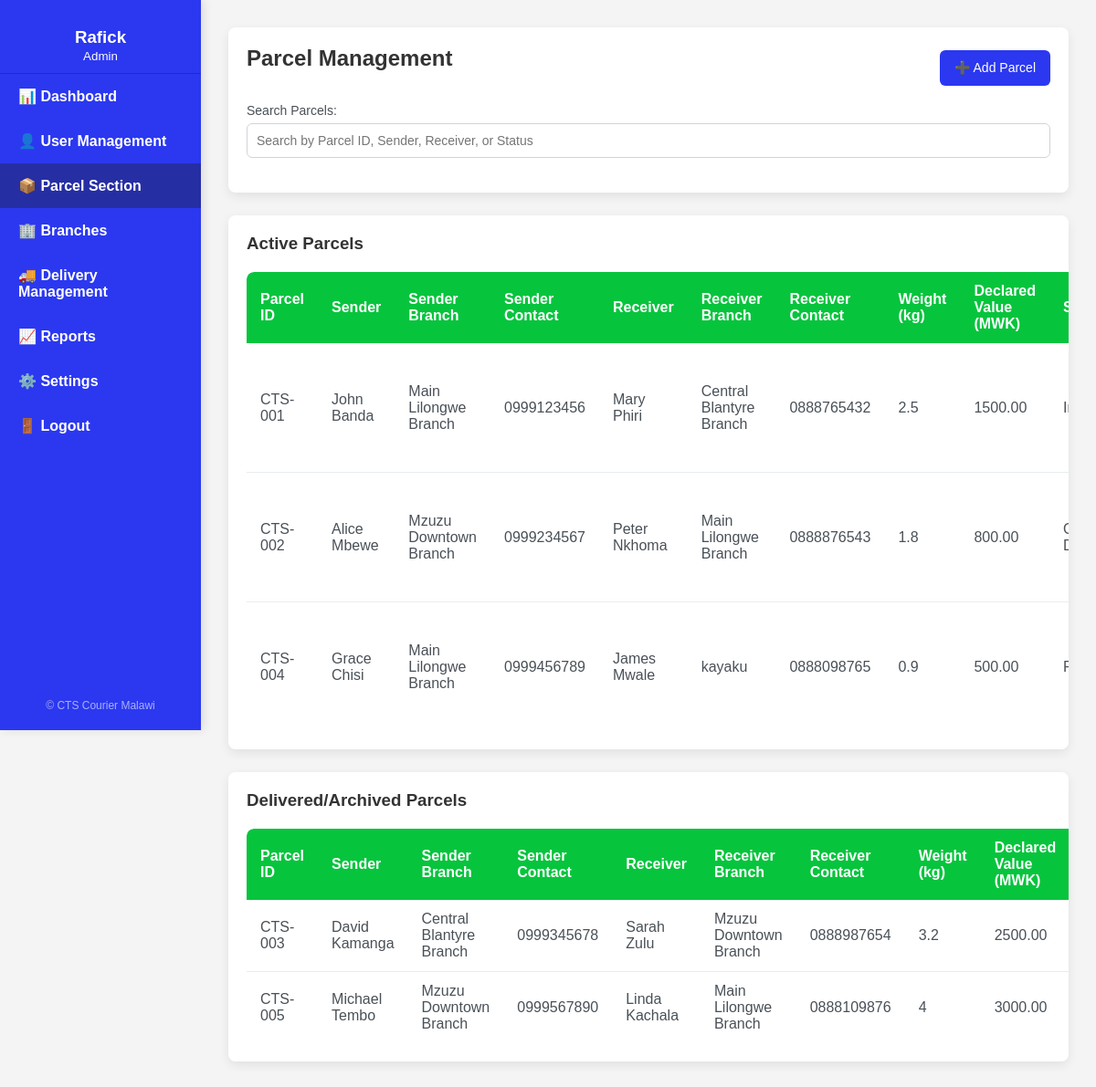
The app's page /view/admin_home.php?section=parcels (signed in) with its own data.
### tables this page shows
CREATE TABLE `parcels` (
  `id` int(11) NOT NULL,
  `parcel_id` varchar(50) NOT NULL,
  `sender_name` varchar(100) NOT NULL,
  `sender_branch_id` int(11) NOT NULL,
  `sender_contact` varchar(15) NOT NULL,
  `receiver_name` varchar(100) NOT NULL,
  `receiver_branch_id` int(11) NOT NULL,
  `receiver_contact` varchar(15) NOT NULL,
  `status` enum('In Transit','Out for Delivery','Delivered','Returned','archived','deleted') NOT NULL DEFAULT 'In Transit',
  `weight` float NOT NULL,
  `declared_value` decimal(10,2) NOT NULL,
  `created_at` timestamp NOT NULL DEFAULT current_timestamp(),
  `updated_at` timestamp NOT NULL DEFAULT current_timestamp() ON UPDATE current_timestamp()
);

CREATE TABLE `branches` (
  `id` int(11) NOT NULL,
  `name` varchar(100) NOT NULL,
  `city` enum('Lilongwe','Blantyre','Mzuzu') NOT NULL,
  `contact_number` varchar(15) NOT NULL,
  `address` text NOT NULL,
  `is_operational` tinyint(1) NOT NULL DEFAULT 1,
  `created_at` timestamp NOT NULL DEFAULT current_timestamp(),
  `updated_at` timestamp NOT NULL DEFAULT current_timestamp() ON UPDATE current_timestamp()
);

### view/sections/parcels.php (the view, shortened to what this page needs)
<div class="card">
    <div class="user-management-header">
        <h2>Parcel Management</h2>
        <button onclick="openAddParcelModal()" class="btn btn-primary">➕ Add Parcel</button>
    </div>
    <div class="form-group" style="margin-top: 15px;">
        <label for="search-parcels">Search Parcels:</label>
        <input type="text" id="search-parcels" class="form-control" placeholder="Search by Parcel ID, Sender, Receiver, or Status">
    </div>
</div>
<div class="card">
    <h3>Active Parcels</h3>
    <table class="user-table">
        <thead>
            <tr>
                <th>Parcel ID</th>
                <th>Sender</th>
                <th>Sender Branch</th>
                <th>Sender Contact</th>
                <th>Receiver</th>
                <th>Receiver Branch</th>
                <th>Receiver Contact</th>
                <th>Weight (kg)</th>
                <th>Declared Value (MWK)</th>
                <th>Status</th>
            </tr>
        </thead>
        <tbody id="active-parcels-body">
            <?php
            include './db/connection.php';
            $parcels = $conn->query("SELECT p.*, sb.name AS sender_branch_name, rb.name AS receiver_branch_name
                                     FROM parcels p
                                     JOIN branches sb ON p.sender_branch_id = sb.id
                                     JOIN branches rb ON p.receiver_branch_id = rb.id
                                     WHERE p.status NOT IN ('delivered', 'archived', 'deleted')");
            while ($row = $parcels->fetch_assoc()) {
                $parcelId = htmlspecialchars($row['parcel_id'], ENT_QUOTES);
                $senderName = htmlspecialchars($row['sender_name'], ENT_QUOTES);
                $senderBranch = htmlspecialchars($row['sender_branch_name'], ENT_QUOTES);
                $senderContact = htmlspecialchars($row['sender_contact'], ENT_QUOTES);
                $receiverName = htmlspecialchars($row['receiver_name'], ENT_QUOTES);
                $receiverBranch = htmlspecialchars($row['receiver_branch_name'], ENT_QUOTES);
                $receiverContact = htmlspecialchars($row['receiver_contact'], ENT_QUOTES);
                $weight = htmlspecialchars($row['weight'], ENT_QUOTES);
                $declaredValue = htmlspecialchars($row['declared_value'], ENT_QUOTES);
                $status = htmlspecialchars($row['status'], ENT_QUOTES);
                $parcelJson = htmlspecialchars(json_encode([
                    'id' => $row['id'],
                    'parcel_id' => $row['parcel_id'],
                    'sender_name' => $row['sender_name'],
                    'sender_branch_id' => $row['sender_branch_id'],
                    'sender_contact' => $row['sender_contact'],
                    'receiver_name' => $row['receiver_name'],
                    'receiver_branch_id' => $row['receiver_branch_id'],
                    'receiver_contact' => $row['receiver_contact'],
                    'weight' => $row['weight'],
                    'declared_value' => $row['declared_value'],
                    'status' => $row['status']
                ]), ENT_QUOTES);
                echo "<tr class='parcel-row' data-parcel-id='{$parcelId}' data-sender-name='{$senderName}' data-receiver-name='{$receiverName}' data-status='{$status}'>
                        <td>{$parcelId}</td>
                        <td>{$senderName}</td>
                        <td>{$senderBranch}</td>
                        <td>{$senderContact}</td>
                        <td>{$receiverName}</td>
                        <td>{$receiverBranch}</td>
                        <td>{$receiverContact}</td>
                        <td>{$weight}</td>
                        <td>{$declaredValue}</td>
                        <td>{$status}</td>
                        <td>
                            <button class='btn btn-warning edit-parcel-btn' data-parcel='{$parcelJson}'>Edit</button>
                            <button class='btn btn-info track-parcel-btn' data-id='{$row['id']}'>Track</button>
                            <button class='btn btn-secondary archive-parcel-btn' data-id='{$row['id']}'>Archive</button>
                        </td>
                      </tr>";
            }
            ?>
        </tbody>
    </table>
</div>
<div class="card">
    <h3>Delivered/Archived Parcels</h3>
    <table class="user-table">
        <thead>
            <tr>
                <th>Parcel ID</th>
                <th>Sender</th>
                <th>Sender Branch</th>
                <th>Sender Contact</th>
                <th>Receiver</th>
                <th>Receiver Branch</th>
                <th>Receiver Contact</th>
                <th>Weight (kg)</th>
                <th>Declared Value (MWK)</th>
            </tr>
        </thead>
        <tbody id="delivered-parcels-body">
            <?php
            include './db/connection.php';
            $parcels = $conn->query("SELECT p.*, sb.name AS sender_branch_name, rb.name AS receiver_branch_name
                                     FROM parcels p
                                     JOIN branches sb ON p.sender_branch_id = sb.id
                                     JOIN branches rb ON p.receiver_branch_id = rb.id
                                     WHERE p.status IN ('delivered', 'archived')");
            while ($row = $parcels->fetch_assoc()) {
                $parcelId = htmlspecialchars($row['parcel_id'], ENT_QUOTES);
                $senderName = htmlspecialchars($row['sender_name'], ENT_QUOTES);
                $senderBranch = htmlspecialchars($row['sender_branch_name'], ENT_QUOTES);
                $senderContact = htmlspecialchars($row['sender_contact'], ENT_QUOTES);
                $receiverName = htmlspecialchars($row['receiver_name'], ENT_QUOTES);
                $receiverBranch = htmlspecialchars($row['receiver_branch_name'], ENT_QUOTES);
                $receiverContact = htmlspecialchars($row['receiver_contact'], ENT_QUOTES);
                $weight = htmlspecialchars($row['weight'], ENT_QUOTES);
                $declaredValue = htmlspecialchars($row['declared_value'], ENT_QUOTES);
                $status = htmlspecialchars($row['status'], ENT_QUOTES);
                echo "<tr class='parcel-row' data-parcel-id='{$parcelId}' data-sender-name='{$senderName}' data-receiver-name='{$receiverName}' data-status='{$status}'>
                        <td>{$parcelId}</td>
                        <td>{$senderName}</td>
                        <td>{$senderBranch}</td>
                        <td>{$senderContact}</td>
                        <td>{$receiverName}</td>
                        <td>{$receiverBranch}</td>
                        <td>{$receiverContact}</td>
                        <td>{$weight}</td>
                        <td>{$declaredValue}</td>
                        <td>{$status}</td>
                        <td>
                            <button class='btn btn-info track-parcel-btn' data-id='{$row['id']}'>Track</button>
                        </td>
                      </tr>";
            }
            ?>
        </tbody>
    </table>
</div>

### view/admin_home.php (style rules this page uses)
* { box-sizing: border-box; }
body { margin: 0; font-family: Arial, sans-serif; background: #f4f4f4; display: flex; }
.card { background: white; box-shadow: 0 3px 10px rgba(0,0,0,0.1); padding: 20px; border-radius: 10px; margin-bottom: 20px; }

### records on screen
parcels: parcel "CTS-001", sender_name "John Banda", sender_branch.name "Main Lilongwe Branch", sender_contact "0999123456", receiver_name "Mary Phiri", receiver_branch.name "Central Blantyre Branch", receiver_contact "0888765432", weight "2.5", declared_value "1500.00"
parcels: parcel "CTS-002", sender_name "Alice Mbewe", sender_branch.name "Mzuzu Downtown Branch", sender_contact "0999234567", receiver_name "Peter Nkhoma", receiver_branch.name "Main Lilongwe Branch", receiver_contact "0888876543", weight "1.8", declared_value "800.00"
parcels: parcel "CTS-004", sender_name "Grace Chisi", sender_branch.name "Main Lilongwe Branch", sender_contact "0999456789", receiver_name "James Mwale", receiver_branch.name "kayaku", receiver_contact "0888098765", weight "0.9", declared_value "500.00"
parcels: parcel "CTS-003", sender_name "David Kamanga", sender_branch.name "Central Blantyre Branch", sender_contact "0999345678", receiver_name "Sarah Zulu", receiver_branch.name "Mzuzu Downtown Branch", receiver_contact "0888987654", weight "3.2", declared_value "2500.00"
parcels: parcel "CTS-005", sender_name "Michael Tembo", sender_branch.name "Mzuzu Downtown Branch", sender_contact "0999567890", receiver_name "Linda Kachala", receiver_branch.name "Main Lilongwe Branch", receiver_contact "0888109876", weight "4", declared_value "3000.00"

### other values on screen
$_SESSION['first_name'] "Rafick"
$_SESSION['role'] "Admin"
